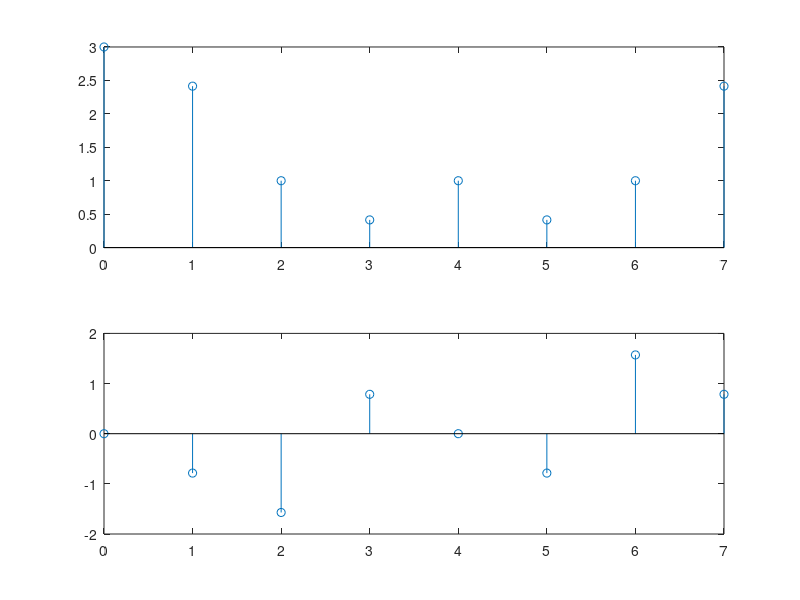

Recreate this plot in MATLAB.
xn = [1 1 1];
N = 8; %input('N-point DFT. N = ')
L = length(xn);
if (N < L)
    error('N must be greater than L');
end
xn = [xn, zeros(1,N-L)];
for k = 0: N-1
    for n = 0: N-1
        Wn = exp(-1i * 2 * pi * k * n / N);
        X1(k + 1, n + 1) = Wn;
    end
end

Xk = X1 * xn.';
k = 0:N-1;
subplot(2,1,1);
stem(k, abs(Xk));
subplot(2,1,2);
stem(k, angle(Xk));